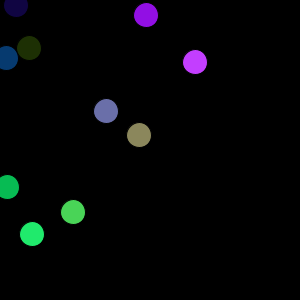
Frame 1 (no input)
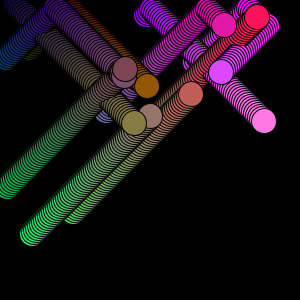
Frame 60 (the mouse pressed at the canvas centre just before this capture)
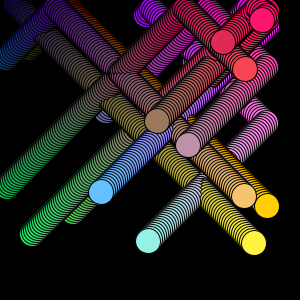
Frame 120 (the mouse held since frame 60 and released just before this capture)

The Processing sketch that drew these frames (run headless with seeded random() and noise(); from frame 60 on, the mouse is pressed at the canvas centre):

// Processing sketch: processing_82421
// ── processing_82421.pde

Ball why1; 
Ball noob;
Ball why;
Ball a;
Ball b;
Ball c;
Ball d;
Ball e;
Ball f;
Ball g;
void setup()
{
  why1 = new Ball();
  noob = new Ball();
  why = new Ball();
  a = new Ball();
  b = new Ball();
  c = new Ball();
  d = new Ball();
  e = new Ball();
  f = new Ball();
  g = new Ball();
  size(300, 300);
  background(0, 0, 0);
}
void draw()
{
  why1.move();
  why1.bounce();
  why1.show();
  noob.move();
  noob.bounce();
  noob.show(); 
  why.move();
  why.bounce();
  why.show();
  a.move();
  a.bounce();
  a.show();
  b.move();
  b.bounce();
  b.show();
  c.move();
  c.bounce();
  c.show();
  d.move();
  d.bounce();
  d.show();
  e.move();
  e.bounce();
  e.show();
  f.move();
  f.bounce();
  f.show();
  g.move();
  g.bounce();
  g.show();
}
class Ball
{
  int x, y, z;
  boolean up, right;
  Ball()
  {
    x = int(random(0, 300));
    y = int(random(0, 250));
    z = int(random(0, 275));
    up = true;
    right = true;
  }
  void move()
  {
    if (up == true)
    {
      y-=2;
    }
    else
    {
      y+=2;
    }
    if (right == true)
    {
      x+=2;
    }
    else
    {
      x-=2;
    }
  }
  void bounce()
  {
    if (x < 10)
    {
      right = true;
    }
    if (x > 265)
    {
      right = false;
    }
    if (y < 10)
    {
      up = false;
    }
    if (y > 265)
    {
      up = true;
    }
  }
  void show()
  {
    fill(x, y, z);
    ellipse(x, y, 25, 25);
  }
}
